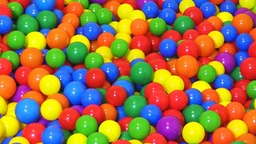
#> input picture originals/balls.jpg, 256 x 144 px, shrunk from 1920 x 1080 before the run
$ python example.py
#> lines starting #> are read from the running program, lines starting #| are printed output that depends on the picture
### filter.py
import exceptions

from PIL import Image
from matplotlib import pyplot
from mpl_toolkits.mplot3d import Axes3D
import random
import math
import os
import shutil
import numpy as np
import copy

from matplotlib.colors import TABLEAU_COLORS
from matplotlib.colors import get_named_colors_mapping

colors = list(map(lambda x: x.split(':')[1],TABLEAU_COLORS.keys()))
center_colors = ["red","green","orange","blue","hotpink","darkviolet","darkgray","peru"]# For some reason 'darkgray' is not darker than 'gray' lmao check docs
groupColors = ["darkred","darkgreen","darkorange","darkblue","mediumvioletred","indigo","dimgrey","saddlebrown"]
rndColor = lambda : random.choice(colors)
COLOR_LENGTH = len(colors)

#Removal of wierd margin
###patch start### https://stackoverflow.com/a/16496436/11776868
from mpl_toolkits.mplot3d.axis3d import Axis
if not hasattr(Axis, "_get_coord_info_old"):
    # [5 lines left out: function _get_coord_info_new, not called in this run]
    Axis._get_coord_info_old = Axis._get_coord_info
    Axis._get_coord_info = _get_coord_info_new
###patch end###

ax = None


def compare_groups(g1, g2):

    # k is the color_group of group
    for k in range(len( g1 )):

        # Components are 0: Red, 1: Green, 2: Blue, 3: Order in image
        for component_type_index in range(len( g1[k] )):

            # If N of colors in g1.a != N of colors in g2.a
            if len(g1[k][component_type_index]) != len(g2[k][component_type_index]):
                pass
                #return False

            for comp_index in range(len( g1[k][component_type_index] )):


                """ print("----1----")
                print(g1)
                print("----2----")
                print(g2)
                print("----3----")
                return True """
                comp1 = g1[k][component_type_index][comp_index]

                comp2 = g2[k]\
                [component_type_index]\
                [comp_index]
                """
                try:
                    comp2 = g2[k]\
                    [component_type_index]\
                    [comp_index]
                except:
                    print(len(g1[k][component_type_index]), len(g2[k][component_type_index]), comp_index)
                    import sys
                    raise Exception(sys.exc_info()) """

                # Comparing component int values
                if comp1 != comp2:
                    return False

    return True

# [10 lines left out: function create_plot, not called in this run]

def generate_centers(k):
    centers = ([],[],[])
    for _ in range(k):
        centers[0].append(random.randint(0,255))
        centers[1].append(random.randint(0,255))
        centers[2].append(random.randint(0,255))
    return centers

def k_means(file_name, k, plot_final = False, plot_steps = False, logs = False):#using K-Means algorithm
#> called with file_name = 'originals/balls.jpg', k = 6, plot_final = False, plot_steps = False, logs = False
    if k <= 0:
        raise exceptions.ValueTooSmall("Number of colors must be greater than 0")


    recenter_count = 0
    img = Image.open(file_name)
#> img is the input picture: PIL image 256x144 RGB; mean R, G, B 153.2, 114.8, 71.2
    pixels = list(img.getdata())
#> pixels = 36864 items
    distinct = len(set(pixels))
#> distinct = 32917
    if k >= distinct:
        raise Exception("Number of colors '{}' must be smaller than number of distinct colors in entered image '{}'".format(k, distinct))
    width, height = img.size
#> width = 256; height = 144

    if logs:
        print("Aplying '{}-Color Filter' on {}x{} image '{}'".format(k, width, height, file_name))

    has_transparency =  file_name.split('.')[ -1 ] == "png" and len(pixels[0]) == 4 # len([R,G,B,A]) == 4 √
#> has_transparency = False
    #data preparation
    img_rgbs = ([],[],[])
    for pixel in pixels:
        img_rgbs[0].append(pixel[0])
        img_rgbs[1].append(pixel[1])
        img_rgbs[2].append(pixel[2])
#> this loop made 36864 passes
#> pixel on passes 1 to 3: (241, 114, 21), (237, 110, 17), (241, 110, 19)
    #
    centers = generate_centers(k)

    groups_temp = []
    groups = None
    recenter_cycles = 0
    while True:
        # Reset groups
        groups = [([],[],[],[]) for _ in range(k)]

        center_alone_indexes = []


        #GROUPING pixels
        for order, pix in enumerate(pixels):#
            if has_transparency and pix[3] == 0:
                continue
            min_dist_index = 0
            smallest_dist = -1
            for _k in range(0,k):
                curr_vector = (centers[0][_k] - pix[0], centers[1][_k] - pix[1], centers[2][_k] - pix[2])
                curr_dist = math.sqrt(curr_vector[0]*curr_vector[0] + curr_vector[1]*curr_vector[1] + curr_vector[2]*curr_vector[2])
                if curr_dist < smallest_dist or smallest_dist == -1:
                    smallest_dist = curr_dist
                    min_dist_index = _k

            groups[min_dist_index][0].append(pix[0])
            groups[min_dist_index][1].append(pix[1])
            groups[min_dist_index][2].append(pix[2])
            groups[min_dist_index][3].append(order)

        #Trying to asign ALONE center points
        for _k in range(k):
            group_length = len(groups[_k][0])
            if group_length == 0:
                center_alone_indexes.append(_k)
            else:#recentering here
                x_sum = sum(groups[_k][0])
                y_sum = sum(groups[_k][1])
                z_sum = sum(groups[_k][2])
                centers[0][_k] = int(x_sum / group_length)
                centers[1][_k] = int(y_sum / group_length)
                centers[2][_k] = int(z_sum / group_length)

        if len(center_alone_indexes) != 0:
            generate_centers(k)
            recenter_count = len(center_alone_indexes)
            new_centers = generate_centers(recenter_count)
            for i, c_ind in enumerate(center_alone_indexes):
                centers[0][c_ind] = new_centers[0][i]
                centers[1][c_ind] = new_centers[1][i]
                centers[2][c_ind] = new_centers[2][i]

            if logs:
                print("Asigning " + str(recenter_count) + " alone center color" + ("" if recenter_count==1 else "s") )

            continue#repeat WhileLoop from start


        # If groups didn't change after 'Recentering' -> We quit the loop
        # Always check if recentering changed, so this if is never true on first iteration
        if len(groups_temp) != 0:

            if (logs):
                print("Points of groups are recentered: " + str(recenter_cycles))

            if compare_groups(groups, groups_temp): # groups_temp == groups:
                break
        groups_temp = copy.deepcopy(groups)


        recenter_cycles += 1


        if plot_steps == True:
            ax = create_plot(name="Cycles: " + str(recenter_cycles))
            for g in range(len(groups)):
                ax.scatter(groups[g][0], groups[g][1], groups[g][2], marker='o', s=50, c=center_colors[g % COLOR_LENGTH], alpha=0.05)
                ax.scatter(centers[0][g], centers[1][g], centers[2][g], s=3000, c=center_colors[g % COLOR_LENGTH], alpha=0.8)#just a point

            pyplot.show()


    if plot_final or plot_steps:
        ax = create_plot(name="Finished | Cycles: " + str(recenter_cycles))
        for g in range(len(groups)):
            ax.scatter(groups[g][0], groups[g][1], groups[g][2], marker='o', s=50, c=center_colors[g], alpha=0.05)
            ax.scatter(centers[0][g], centers[1][g], centers[2][g], s=3000, c=center_colors[g], alpha=0.8)#just a point
        pyplot.show()
    data = None

    if has_transparency:
        data = np.zeros( (height,width,4), dtype=np.uint8 )#3 means RGB

        for k in range(k):
            for order in groups[k][3]:#fourth is for order
                color = (centers[0][k], centers[1][k], centers[2][k], 255)#255 for opacity
                data[order//width,order%width] = color#going from top to bottom, then x++
    else:
        data = np.zeros( (height,width,3), dtype=np.uint8 )#3 means RGB

        for k in range(k):
            for order in groups[k][3]:#fourth is for order
                color = (centers[0][k], centers[1][k], centers[2][k])
                data[order//width,order%width] = color#going from top to bottom, then x++


    return Image.fromarray(data)


# Sidenote: jpg applies antialiasing automaticaly after i save the "im"
# [48 lines left out: function main, not called in this run]


# [3 lines that do not run on import are left out]

### example.py
from filter import k_means

# Settings 'showPlotFinish' or 'showPlotFinish' to True is not recommended for images with more than 250*250 pixels
img = k_means("originals/balls.jpg", k=6)
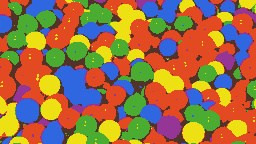
#> img: PIL image 256x144 RGB; mean R, G, B 152.8, 114.2, 70.7
img.show()

$ run again, with originals/palm.png saved as originals/balls.jpg
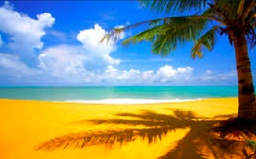
#> input picture originals/palm.png, 256 x 159 px, shrunk from 644 x 399 before the run
#> in k_means, img is the input picture: PIL image 256x159 RGB; mean R, G, B 131.2, 143, 124.7
#> pixels = 40704 items
#> distinct = 28645
#> has_transparency = False
#> the loop in k_means, `for pixel in pixels:` made 40704 passes
#> pixel on passes 1 to 3: (9, 61, 171), (7, 59, 171), (12, 58, 178)
#> `img = k_means("originals/balls.jpg", k=6)`:
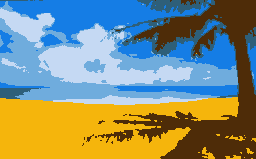
#> img: PIL image 256x159 RGB; mean R, G, B 130.9, 142.4, 124.2

$ run again, with originals/road.png saved as originals/balls.jpg
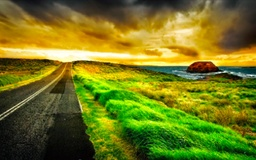
#> input picture originals/road.png, 256 x 160 px, shrunk from 620 x 388 before the run
#> in k_means, img is the input picture: PIL image 256x160 RGB; mean R, G, B 114.4, 119.6, 28
#> pixels = 40960 items
#> distinct = 32248
#> has_transparency = False
#> the loop in k_means, `for pixel in pixels:` made 40960 passes
#> pixel on passes 1 to 3: (116, 112, 83), (113, 109, 80), (110, 106, 77)
#> `img = k_means("originals/balls.jpg", k=6)`:
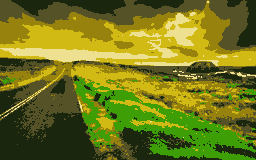
#> img: PIL image 256x160 RGB; mean R, G, B 114, 119, 27.4
